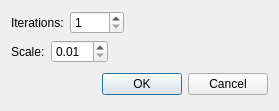
<?xml version="1.0" encoding="UTF-8"?>
<ui version="4.0">
 <class>MandelbrotDialog</class>
 <widget class="QDialog" name="MandelbrotDialog">
  <property name="geometry">
   <rect>
    <x>0</x>
    <y>0</y>
    <width>279</width>
    <height>109</height>
   </rect>
  </property>
  <property name="windowTitle">
   <string>Generate Mandelbrot set</string>
  </property>
  <layout class="QGridLayout" name="gridLayout">
   <item row="0" column="0">
    <layout class="QFormLayout" name="formLayout">
     <item row="0" column="0">
      <layout class="QHBoxLayout" name="horizontalLayout">
       <item>
        <widget class="QLabel" name="iterationsLabel">
         <property name="text">
          <string>Iterations:</string>
         </property>
        </widget>
       </item>
       <item>
        <widget class="QSpinBox" name="iterationsSpin">
         <property name="minimum">
          <number>1</number>
         </property>
         <property name="maximum">
          <number>1000</number>
         </property>
        </widget>
       </item>
      </layout>
     </item>
     <item row="1" column="0">
      <layout class="QHBoxLayout" name="horizontalLayout_3">
       <item>
        <widget class="QLabel" name="label">
         <property name="text">
          <string>Scale:</string>
         </property>
        </widget>
       </item>
       <item>
        <widget class="QDoubleSpinBox" name="scale">
         <property name="minimum">
          <double>0.010000000000000</double>
         </property>
         <property name="singleStep">
          <double>0.010000000000000</double>
         </property>
        </widget>
       </item>
      </layout>
     </item>
    </layout>
   </item>
   <item row="1" column="0">
    <layout class="QHBoxLayout">
     <property name="spacing">
      <number>6</number>
     </property>
     <property name="leftMargin">
      <number>0</number>
     </property>
     <property name="topMargin">
      <number>0</number>
     </property>
     <property name="rightMargin">
      <number>0</number>
     </property>
     <property name="bottomMargin">
      <number>0</number>
     </property>
     <item>
      <spacer>
       <property name="orientation">
        <enum>Qt::Horizontal</enum>
       </property>
       <property name="sizeHint" stdset="0">
        <size>
         <width>131</width>
         <height>31</height>
        </size>
       </property>
      </spacer>
     </item>
     <item>
      <widget class="QPushButton" name="okButton">
       <property name="text">
        <string>OK</string>
       </property>
      </widget>
     </item>
     <item>
      <widget class="QPushButton" name="cancelButton">
       <property name="text">
        <string>Cancel</string>
       </property>
      </widget>
     </item>
    </layout>
   </item>
  </layout>
 </widget>
 <resources/>
 <connections>
  <connection>
   <sender>okButton</sender>
   <signal>clicked()</signal>
   <receiver>MandelbrotDialog</receiver>
   <slot>accept()</slot>
   <hints>
    <hint type="sourcelabel">
     <x>278</x>
     <y>253</y>
    </hint>
    <hint type="destinationlabel">
     <x>96</x>
     <y>254</y>
    </hint>
   </hints>
  </connection>
  <connection>
   <sender>cancelButton</sender>
   <signal>clicked()</signal>
   <receiver>MandelbrotDialog</receiver>
   <slot>reject()</slot>
   <hints>
    <hint type="sourcelabel">
     <x>369</x>
     <y>253</y>
    </hint>
    <hint type="destinationlabel">
     <x>179</x>
     <y>282</y>
    </hint>
   </hints>
  </connection>
 </connections>
</ui>
